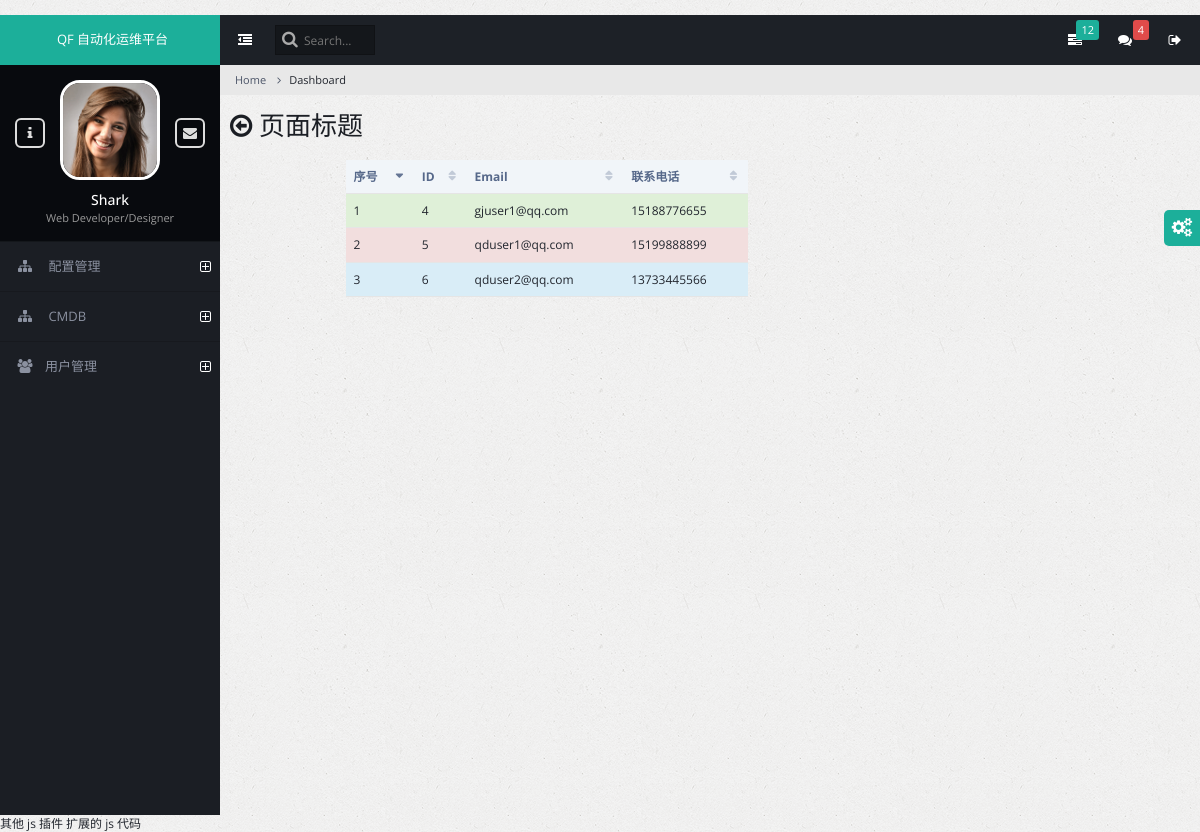
/users/group_of_users.html/2/, run on the app's committed database.
### db/models.py (models this page shows)
class UsersProfile(AbstractUser):
    password = models.CharField('密码', max_length=128)
    email = models.EmailField(
        verbose_name='email address',
        max_length=255,
        unique=True,
    )
    phone = models.CharField('座机', max_length=11)
    mobile = models.CharField('手机', max_length=11)
    class Meta:
        verbose_name_plural = "用户表"
        db_table = 'users_profile'

### users/views.py (the view)
# urls.py: url(r'^group_of_users.html/(\d+)/$', views.GroupOfUsersList.as_view(), name='get_group_of_users'),
class GroupOfUsersList(ListView):
    template_name = 'users/group_of_users.html'
    context_object_name = 'group_of_users_obj'
    def get_queryset(self):
        self.usergroup = get_object_or_404(UserGroup, id=self.args[0])
        return UsersProfile.objects.filter(usergroup=self.usergroup)

### templates/users/group_of_users.html
{% extends 'base.html' %}
{% block page_content %}
    <div class="row">
        <div class="col-md-8">
            <div class="col-md-8 col-md-offset-2">
                <table id="customers2" class="table datatable dataTable no-footer" role="grid"
                       aria-describedby="customers2_info">
                    <thead>
                    <tr role="row">
                        <th class="sorting_asc" tabindex="0" aria-controls="customers2" rowspan="1" colspan="1"
                            aria-sort="ascending" aria-label="Name: activate to sort column ascending">
                            序号
                        </th>
                        <th class="sorting" tabindex="0" aria-controls="customers2" rowspan="1" colspan="1"
                            aria-label="Position: activate to sort column ascending">
                            ID
                        <th class="sorting" tabindex="0" aria-controls="customers2" rowspan="1" colspan="1"
                            aria-label="Position: activate to sort column ascending">
                            Email
                        </th>
                        <th class="sorting" tabindex="0" aria-controls="customers2" rowspan="1" colspan="1"
                            aria-label="Position: activate to sort column ascending">
                            联系电话
                        </th>
                    </tr>
                    </thead>
                    <tbody>
                    {% for item in group_of_users_obj %}
                        <tr class='{% cycle "success" "danger" "info" "active" %}' role="row">
                            <td class="sorting_5">{{ forloop.counter }}</td>
                            <td class="sorting_1">{{ item.id }}</td>
                            <td class="sorting_1">{{ item.email }}</td>
                            <td class="sorting_1">{{ item.mobile }}</td>
                        </tr>
                    {% endfor %}
                    </tbody>
                </table>
            </div>
        </div>
    </div>
{% endblock %}

### data on the page
UsersProfile: id "4", email "gjuser1@qq.com", mobile "15188776655"
UsersProfile: id "5", email "qduser1@qq.com", mobile "15199888899"
UsersProfile: id "6", email "qduser2@qq.com", mobile "13733445566"
